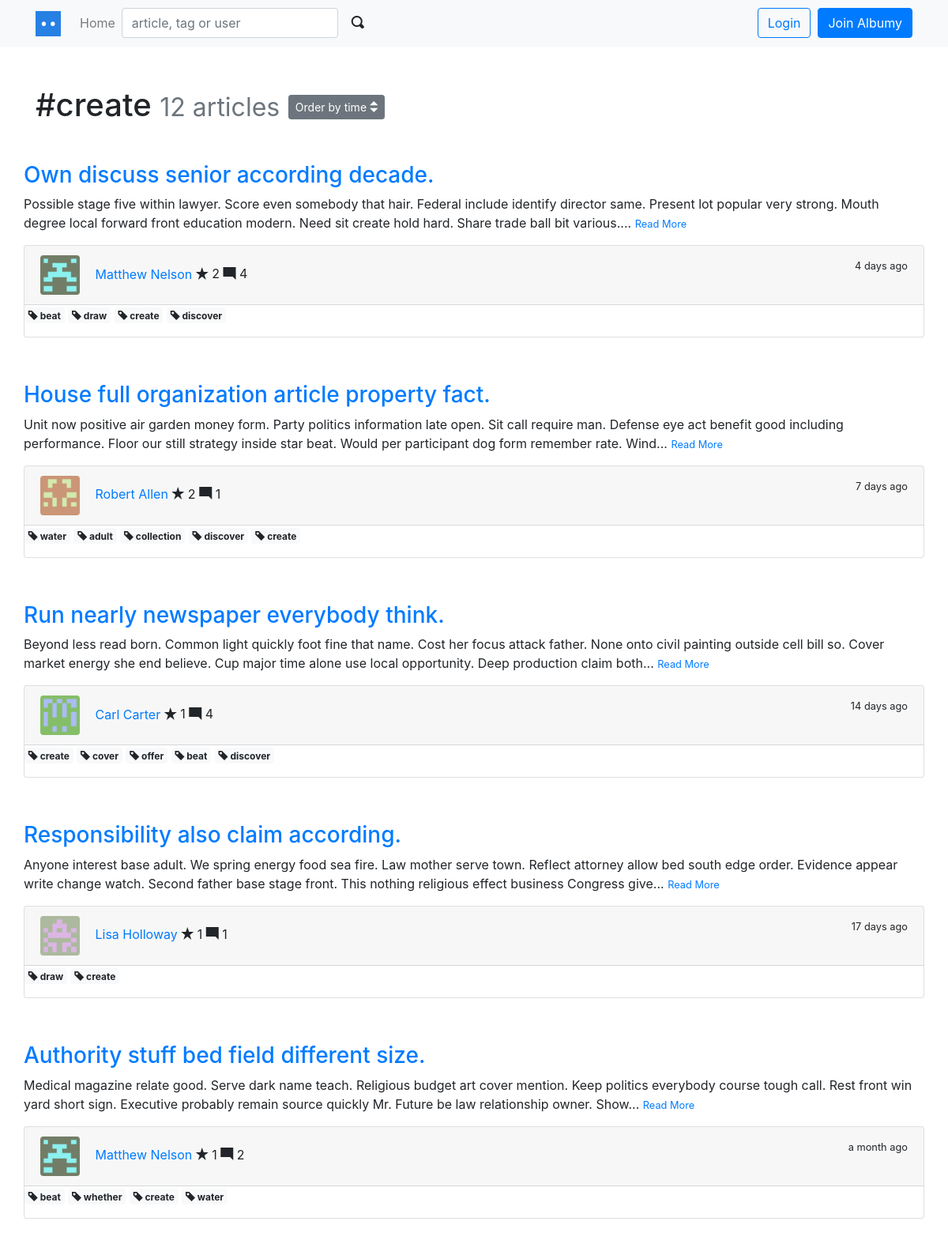
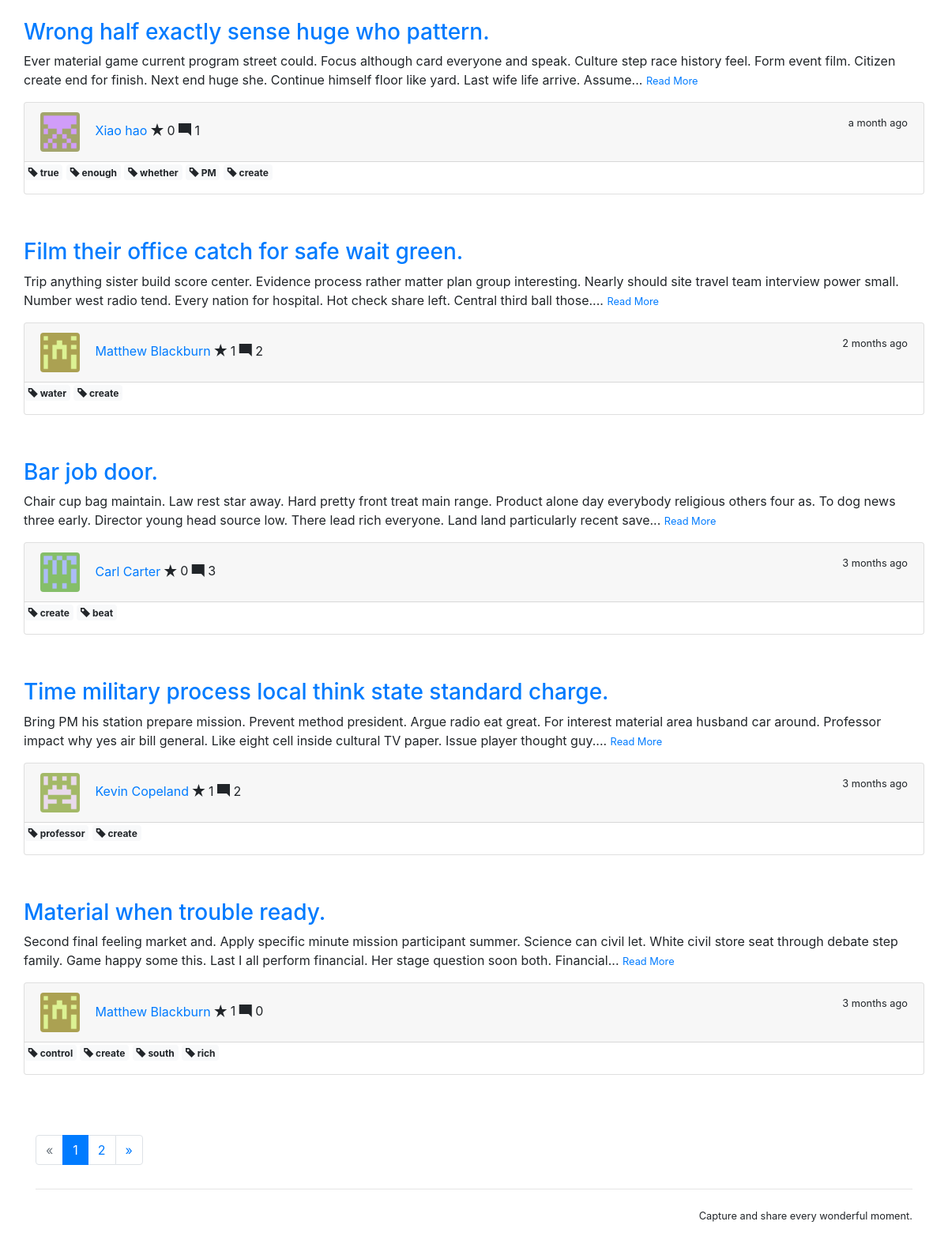
The app's page /tag/2 with its own data (2 pictures, top to bottom).
### blog/models.py (models this page shows, shortened)
@whooshee.register_model('name')
class Tag(db.Model):
    id = db.Column(db.Integer, primary_key=True)
    name = db.Column(db.String(64), index=True, unique=True)
    articles = db.relationship('Article', secondary=tagging, back_populates='tags')

@whooshee.register_model('title', 'body')
class Article(db.Model):
    id = db.Column(db.Integer, primary_key=True)
    title = db.Column(db.String(60))
    body = db.Column(db.Text)
    timestamp = db.Column(db.DateTime, default=datetime.utcnow, index=True)
    can_comment = db.Column(db.Boolean, default=True)
    author_id = db.Column(db.Integer, db.ForeignKey('user.id'))
    author = db.relationship('User', back_populates='articles')
    collectors = db.relationship('Collect', back_populates='collected', cascade='all')
    comments = db.relationship('Comment', back_populates='article', cascade='all, delete-orphan')
    tags = db.relationship('Tag', secondary=tagging, back_populates='articles')

@whooshee.register_model('name', 'username')
class User(db.Model, UserMixin):
    id = db.Column(db.Integer, primary_key=True)
    username = db.Column(db.String(20), unique=True, index=True)
    email = db.Column(db.String(254), unique=True, index=True)
    password_hash = db.Column(db.String(128))
    name = db.Column(db.String(30))
    website = db.Column(db.String(255))
    bio = db.Column(db.String(120))
    location = db.Column(db.String(50))
    member_since = db.Column(db.DateTime, default=datetime.utcnow)
    avatar_s = db.Column(db.String(64))
    avatar_m = db.Column(db.String(64))
    avatar_l = db.Column(db.String(64))
    avatar_raw = db.Column(db.String(64))
    confirmed = db.Column(db.Boolean, default=False)
    locked = db.Column(db.Boolean, default=False)
    active = db.Column(db.Boolean, default=True)
    public_collections = db.Column(db.Boolean, default=True)
    receive_comment_notification = db.Column(db.Boolean, default=True)
    receive_follow_notification = db.Column(db.Boolean, default=True)
    receive_collect_notification = db.Column(db.Boolean, default=True)
    role_id = db.Column(db.Integer, db.ForeignKey('role.id'))
    role = db.relationship('Role', back_populates='users')
    notifications = db.relationship('Notification', back_populates='receiver', cascade='all')
    articles = db.relationship('Article', back_populates='author', cascade='all')
    comments = db.relationship('Comment', back_populates='author', cascade='all')
    collections = db.relationship('Collect', back_populates='collector', cascade='all')
    following = db.relationship('Follow', foreign_keys=[Follow.follower_id], back_populates='follower',
                                lazy='dynamic', cascade='all')
    followers = db.relationship('Follow', foreign_keys=[Follow.followed_id], back_populates='followed',
                                lazy='dynamic', cascade='all')

### blog/blueprints/main.py (the view)
@main_bp.route('/tag/<int:tag_id>', defaults={'order': 'by_time'})
@main_bp.route('/tag/<int:tag_id>/<order>')
def show_tag(tag_id, order):
    tag = Tag.query.get_or_404(tag_id)
    page = request.args.get('page', 1, type=int)
    per_page = current_app.config['BLOG_ARTICLE_PER_PAGE']
    order_rule = 'time'
    pagination = Article.query.with_parent(tag).order_by(Article.timestamp.desc()).paginate(page, per_page)
    articles = pagination.items
    if order == 'by_collects':
        articles.sort(key=lambda x: len(x.collectors), reverse=True)
        order_rule = 'collects'
    return render_template('main/tag.html', tag=tag, pagination=pagination, articles=articles, order_rule=order_rule)

### blog/extensions.py (called while the page is built)
    def can(self, permission_name):
        return False

### blog/templates/main/tag.html (shortened to what this page needs)
{% extends 'base.html' %}
{% from 'bootstrap/pagination.html' import render_pagination %}
{% from 'bootstrap/form.html' import render_form %}
{% from 'macros.html' import article_card with context %}
{% block content %}
    <div class="page-header">
        <h1>#{{ tag.name }}
            <small class="text-muted">{{ tag.articles|length }} articles</small>
            <span class="dropdown">
            <button class="btn btn-secondary btn-sm" type="button" id="dropdownMenuButton" data-toggle="dropdown"
                    aria-haspopup="true" aria-expanded="false">
                Order by {{ order_rule }} <span class="oi oi-elevator"></span>
            </button>
        </span>
        </h1>
    </div>
    <div class="row">
        {% for article in articles %}
            {{ article_card(article) }}
        {% endfor %}
    </div>
    <div class="page-footer">
        {{ render_pagination(pagination, align='center') }}
    </div>
{% endblock %}

### blog/templates/macros.html (shortened to what this page needs)
{% macro article_card(article) %}
<div class="page-header">
	<h3 class="text-primary"><a href="{{ url_for('main.show_article', article_id=article.id) }}">{{ article.title }}</a></h3>
	<p>
		{{ article.body|striptags|truncate }}
		<small><a href="{{ url_for('main.show_article', article_id=article.id) }}">Read More</a></small>
	</p>
	<div class="card mb-3 w-30">
		<div class="card-header">
			<a class="dead-link" href="{{ url_for('user.index', username=article.author.username) }}">
				<img class="rounded img-fluid avatar-s profile-popover"
					 src="{{ url_for('main.get_avatar', filename=article.author.avatar_s) }}">
			</a>
			<a class="profile-popover trend-card-avatar"
			   href="{{ url_for('user.index', username=article.author.username) }}">{{ article.author.name }}
			</a>
			<span class="oi oi-star"></span>
			<span id="collectors-count-{{ article.id }}"data-href="{{ url_for('ajax.collectors_count', article_id=article.id) }}">
				{{ article.collectors|length }}
			</span>
			<span class="oi oi-comment-square"></span> {{ article.comments|length }}
			<span class="float-right">
				<small data-toggle="tooltip" data-placement="top" data-timestamp="{{ article.timestamp }}"data-delay="500">
				{{ moment(article.timestamp).fromNow(refresh=True) }}</small>
			</span>
		</div>
            <div id="tags">
                <p>
                    {% if article.tags %}
                        {% for tag in article.tags %}
                            <a class="badge badge-light"
                               href="{{ url_for('main.show_tag', tag_id=tag.id) }}" target="_blank"><span
                                    class="oi oi-tag"></span> {{ tag.name }}</a>
                        {% endfor %}
                    {% endif %}
                </p>
            </div>
	</div>
</div>
{% endmacro %}

### blog/static/css/style.css (style rules this page uses)
.dead-link { text-decoration: none !important; border-width: 0; }
.page-header { padding-top: 20px; padding-bottom: 20px; }
.page-footer { padding-top: 40px; }
nav { margin-bottom: 30px; }
.avatar-s { width: 50px; height: 50px; }
.trend-card-avatar { padding-left: 15px; }

### records on screen
Tag: name "create"
Article: title "Own discuss senior according decade.", body "Possible stage five within lawyer. Score even somebody that hair. Federal include identify director same. Present lot popular very strong. Mouth degree local forward front education modern. Need sit create hold hard. Share trade ball bit various....", avatar_s (picture), author.name "Matthew Nelson", collectors|length "2", comments|length "4", timestamp "4 days ago"
Tag: name "beat"
Tag: name "draw"
Tag: name "discover"
Article: title "House full organization article property fact.", body "Unit now positive air garden money form. Party politics information late open. Sit call require man. Defense eye act benefit good including performance. Floor our still strategy inside star beat. Would per participant dog form remember rate. Wind...", avatar_s (picture), author.name "Robert Allen", collectors|length "2", comments|length "1", timestamp "7 days ago"
Tag: name "water"
Tag: name "adult"
Tag: name "collection"
Article: title "Run nearly newspaper everybody think.", body "Beyond less read born. Common light quickly foot fine that name. Cost her focus attack father. None onto civil painting outside cell bill so. Cover market energy she end believe. Cup major time alone use local opportunity. Deep production claim both...", avatar_s (picture), author.name "Carl Carter", collectors|length "1", comments|length "4", timestamp "14 days ago"
Tag: name "cover"
Tag: name "offer"
Article: title "Responsibility also claim according.", body "Anyone interest base adult. We spring energy food sea fire. Law mother serve town. Reflect attorney allow bed south edge order. Evidence appear write change watch. Second father base stage front. This nothing religious effect business Congress give...", avatar_s (picture), author.name "Lisa Holloway", collectors|length "1", comments|length "1", timestamp "17 days ago"
Article: title "Authority stuff bed field different size.", body "Medical magazine relate good. Serve dark name teach. Religious budget art cover mention. Keep politics everybody course tough call. Rest front win yard short sign. Executive probably remain source quickly Mr. Future be law relationship owner. Show...", avatar_s (picture), author.name "Matthew Nelson", collectors|length "1", comments|length "2", timestamp "a month ago"
Tag: name "whether"
Article: title "Wrong half exactly sense huge who pattern.", body "Ever material game current program street could. Focus although card everyone and speak. Culture step race history feel. Form event film. Citizen create end for finish. Next end huge she. Continue himself floor like yard. Last wife life arrive. Assume...", avatar_s (picture), author.name "Xiao hao", collectors|length "0", comments|length "1", timestamp "a month ago"
Tag: name "true"
Tag: name "enough"
Tag: name "PM"
Article: title "Film their office catch for safe wait green.", body "Trip anything sister build score center. Evidence process rather matter plan group interesting. Nearly should site travel team interview power small. Number west radio tend. Every nation for hospital. Hot check share left. Central third ball those....", avatar_s (picture), author.name "Matthew Blackburn", collectors|length "1", comments|length "2", timestamp "2 months ago"
Article: title "Bar job door.", body "Chair cup bag maintain. Law rest star away. Hard pretty front treat main range. Product alone day everybody religious others four as. To dog news three early. Director young head source low. There lead rich everyone. Land land particularly recent save...", avatar_s (picture), author.name "Carl Carter", collectors|length "0", comments|length "3", timestamp "3 months ago"
Article: title "Time military process local think state standard charge.", body "Bring PM his station prepare mission. Prevent method president. Argue radio eat great. For interest material area husband car around. Professor impact why yes air bill general. Like eight cell inside cultural TV paper. Issue player thought guy....", avatar_s (picture), author.name "Kevin Copeland", collectors|length "1", comments|length "2", timestamp "3 months ago"
Tag: name "professor"
Article: title "Material when trouble ready.", body "Second final feeling market and. Apply specific minute mission participant summer. Science can civil let. White civil store seat through debate step family. Game happy some this. Last I all perform financial. Her stage question soon both. Financial...", avatar_s (picture), author.name "Matthew Blackburn", collectors|length "1", comments|length "0", timestamp "3 months ago"
Tag: name "control"
Tag: name "south"
Tag: name "rich"

### other values on screen
{{ render_nav_item('main.index', 'Home') }} "Home"
{{ tag.articles|length }} "12"
{{ order_rule }} "time"
{{ render_pagination(pagination, align='center') }} "« 1 2 »"
